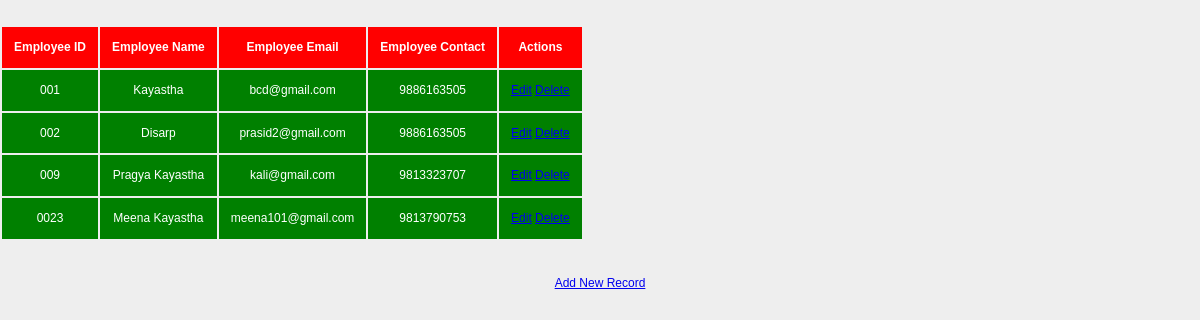
The page / on the database its author committed.
### employee/models.py (models this page shows)
class Employee(models.Model):
    eid = models.CharField(max_length=20)
    ename = models.CharField(max_length=100)
    eemail = models.EmailField()
    econtact = models.CharField(max_length=10)
    class Meta:
        db_table = 'employee'

### employee/views.py (the view)
# urls.py: path('',views.show),
def show(request):
    employees = Employee.objects.all()
    return render(request,'show.html',{'employees':employees})

### employee/templates/show.html (shortened to what this page needs)
    <!DOCTYPE html>
    <html lang="en">
    <head>
         {% load staticfiles %}
	<link rel="stylesheet" href="{% static 'css/style.css' %}"/>
    </head>
    <body>
    <table class="table table-striped table-bordered table-sm">
        <thead class="thead-dark">
        <tr>
            <th>Employee ID</th>
            <th>Employee Name</th>
            <th>Employee Email</th>
            <th>Employee Contact</th>
            <th>Actions</th>
        </tr>
        </thead>
        <tbody>
    {% for employee in employees %}
        <tr>
            <td>{{ employee.eid }}</td>
            <td>{{ employee.ename }}</td>
            <td>{{ employee.eemail }}</td>
            <td>{{ employee.econtact }}</td>
            <td>
                <a href="/edit/{{ employee.id }}">Edit</a>
                <a href="/delete/{{ employee.id }}">Delete</a>
            </td>
        </tr>
    {% endfor %}
        </tbody>
    </table>
    <br>
    <br>
    <center><a href="/emp" class="btn btn-primary">Add New Record</a></center>
    </body>
    </html>

### employee/static/css/style.css (style rules this page uses)
body { font:12px/1.4 Verdana,Arial; background:#eee; height:100%; margin:25px 0; padding:0 }

### employee/templates/show.html (style rules this page uses)
tr,td { padding: 12px; background-color: green; color: white; text-align: center; }
th { padding: 12px; background-color: red; color: white; text-align: center; }

### rows shown on the page
Employee: eid "001", ename "Kayastha", eemail "bcd@gmail.com", econtact "9886163505"
Employee: eid "002", ename "Disarp", eemail "prasid2@gmail.com", econtact "9886163505"
Employee: eid "009", ename "Pragya Kayastha", eemail "kali@gmail.com", econtact "9813323707"
Employee: eid "0023", ename "Meena Kayastha", eemail "meena101@gmail.com", econtact "9813790753"
